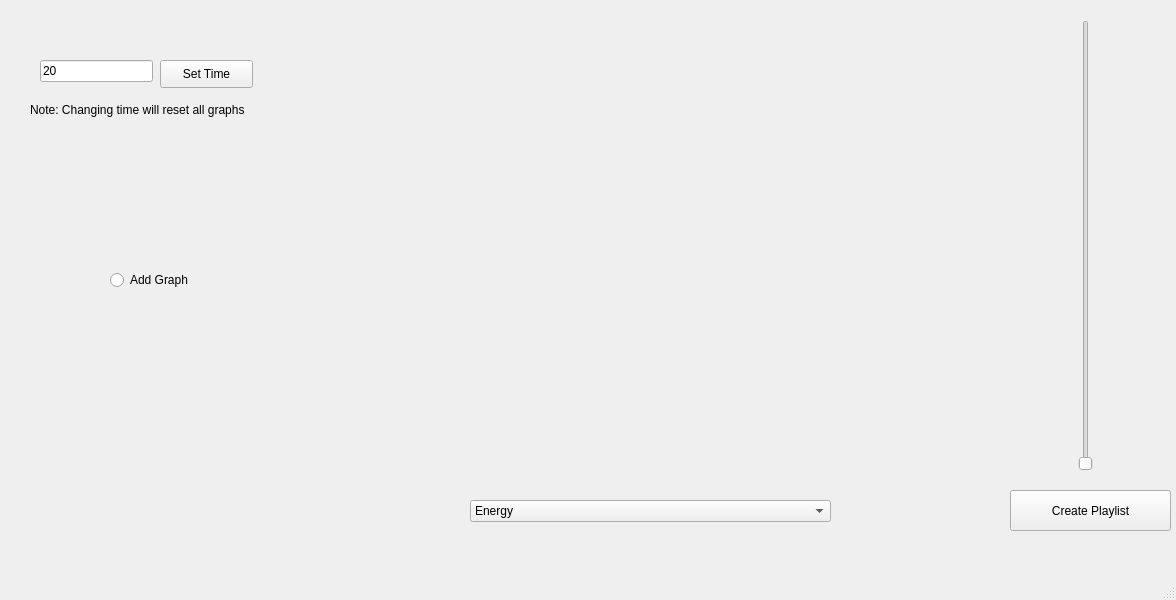
<?xml version="1.0" encoding="UTF-8"?>
<ui version="4.0">
 <class>MainWindow</class>
 <widget class="QMainWindow" name="MainWindow">
  <property name="geometry">
   <rect>
    <x>0</x>
    <y>0</y>
    <width>1176</width>
    <height>600</height>
   </rect>
  </property>
  <property name="windowTitle">
   <string>MainWindow</string>
  </property>
  <widget class="QWidget" name="centralwidget">
   <widget class="QCustomPlot" name="plot" native="true">
    <property name="geometry">
     <rect>
      <x>290</x>
      <y>20</y>
      <width>701</width>
      <height>461</height>
     </rect>
    </property>
   </widget>
   <widget class="QSlider" name="slider">
    <property name="geometry">
     <rect>
      <x>1060</x>
      <y>20</y>
      <width>51</width>
      <height>451</height>
     </rect>
    </property>
    <property name="orientation">
     <enum>Qt::Vertical</enum>
    </property>
   </widget>
   <widget class="QComboBox" name="comboBox">
    <property name="geometry">
     <rect>
      <x>470</x>
      <y>500</y>
      <width>361</width>
      <height>22</height>
     </rect>
    </property>
    <item>
     <property name="text">
      <string>Energy</string>
     </property>
    </item>
    <item>
     <property name="text">
      <string>Danceability</string>
     </property>
    </item>
    <item>
     <property name="text">
      <string>Instrumentalness</string>
     </property>
    </item>
   </widget>
   <widget class="QLineEdit" name="timeInput">
    <property name="geometry">
     <rect>
      <x>40</x>
      <y>60</y>
      <width>113</width>
      <height>22</height>
     </rect>
    </property>
    <property name="text">
     <string>20</string>
    </property>
   </widget>
   <widget class="QPushButton" name="setTimeButton">
    <property name="geometry">
     <rect>
      <x>160</x>
      <y>60</y>
      <width>93</width>
      <height>28</height>
     </rect>
    </property>
    <property name="text">
     <string>Set Time</string>
    </property>
   </widget>
   <widget class="QRadioButton" name="radioButton">
    <property name="geometry">
     <rect>
      <x>110</x>
      <y>270</y>
      <width>95</width>
      <height>20</height>
     </rect>
    </property>
    <property name="text">
     <string>Add Graph</string>
    </property>
   </widget>
   <widget class="QPushButton" name="pushButton_2">
    <property name="geometry">
     <rect>
      <x>1010</x>
      <y>490</y>
      <width>161</width>
      <height>41</height>
     </rect>
    </property>
    <property name="text">
     <string>Create Playlist</string>
    </property>
   </widget>
   <widget class="QLabel" name="label">
    <property name="geometry">
     <rect>
      <x>30</x>
      <y>100</y>
      <width>241</width>
      <height>20</height>
     </rect>
    </property>
    <property name="text">
     <string>Note: Changing time will reset all graphs</string>
    </property>
   </widget>
  </widget>
  <widget class="QMenuBar" name="menubar">
   <property name="geometry">
    <rect>
     <x>0</x>
     <y>0</y>
     <width>1176</width>
     <height>26</height>
    </rect>
   </property>
  </widget>
  <widget class="QStatusBar" name="statusbar"/>
 </widget>
 <customwidgets>
  <customwidget>
   <class>QCustomPlot</class>
   <extends>QWidget</extends>
   <header location="global">qcustomplot.h</header>
   <container>1</container>
   <slots>
    <slot>myFunc(int)</slot>
   </slots>
  </customwidget>
 </customwidgets>
 <resources/>
 <connections/>
</ui>
